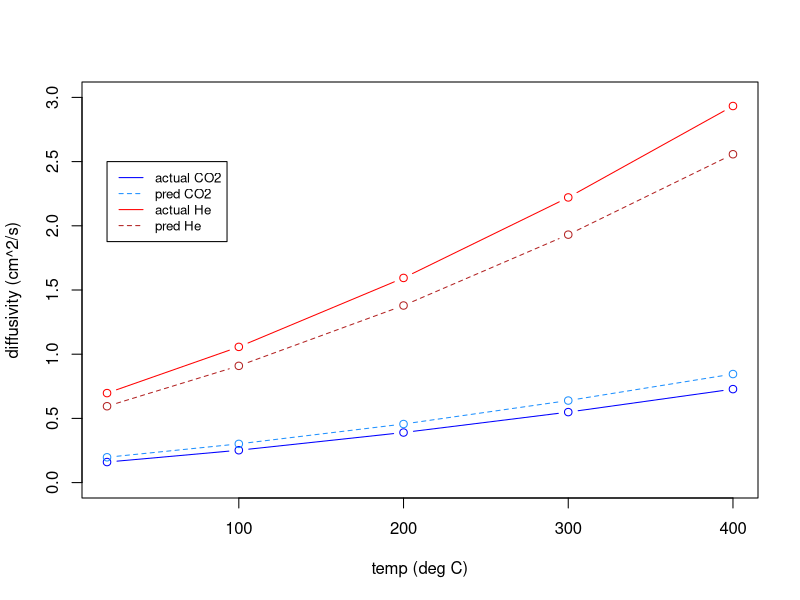

The R script that drew this image:
# get dataframe into desired form
# (https://www.engineeringtoolbox.com/air-diffusion-coefficient-gas-mixture-temperature-d_2010.html)
dat <- read.table("diffusion.dat")
dat <- t(dat)
cnames <-
  dat[1, ] # save molecular formula to be used as column names
dat <- matrix(as.double(dat), ncol = 8)

# clean data
dat <- dat[, -8]  # remove SF6
cnames <- cnames[-8] # remove SF6 from cnames
dat <- dat[-1, ]   # remove first row
dat <- dat[-1, ]  # remove 0 degree data since some missing

# label dataframe
temp <- c(20, 100, 200, 300, 400) # create vector to hold temp values
colnames(dat) <- cnames
rownames(dat) <- temp
# swap co2 and h2o columns
dat <- dat[, c("Ar", "CH4", "CO", "H2O", "H2", "CO2", "He")]
# swap cnames co2 and h2o
cnames = cnames[c(1,2,3,6,5,4,7)]

# add guessed features to dataframe
# molecular mass, kinetic diameter, dipole moment

# regression model yhat = t(x) %*% beta + nu
# x is feature vector

fdat <- matrix(ncol = 3, nrow = 7)
fdat <- data.frame(fdat, row.names = cnames)
colnames(fdat) <- c("MM", "KDiam", "Dipole")
# add molar mass (g/mol)
fdat["MM"] <- c(39.95, 16.04, 28.01, 18.02, 2.02, 44.02, 4.00)
# add kinetic diameter (picometer) (https://en.wikipedia.org/wiki/Kinetic_diameter)
fdat["KDiam"] <- c(340, 380, 376, 265, 289, 330, 260)
# add dipole moment (Debye) (https://cccbdb.nist.gov/diplistx.asp)
fdat["Dipole"] <- c(0, 0, 0.112, 1.855, 0, 0, 0)


# check rms of each feature; consider altering to make rms similar size
# regularize rmses
fdat[,"KDiam"]<- fdat[,"KDiam"]*(1/1000)
fdat["MM"] <- 1/sqrt(fdat["MM"])

rms <- function(x) sqrt(sum(x*x)/length(x))
# print out rms of features
for(i in 1:3) { 
  res <- rms(fdat[,i])
  print(paste0(colnames(fdat)[i]," = ", res))
}

ls1 <- lsfit(fdat[1:5,], t(dat[,1:5]), wt = NULL, intercept = TRUE, tolerance = 1e-07)

# check model result on co2 and He
fco2 <- as.numeric(cbind(1,fdat["CO2",]))
fhe <- as.numeric(cbind(1,fdat["He",]))

model1 <- t(ls1$coefficients)
rownames(model1) <- temp

pred_co2 <- model1 %*% fco2
pred_he <- model1 %*% fhe
actual_co2 <- dat[,"CO2"]
actual_he <- dat[,"He"]

library("pracma")
errCo2 <- rmserr(pred_co2,actual_co2)
errH2 <- rmserr(pred_he,actual_he)

# Plot actual versus predicted

# plot diffusion constant versus temp for the two species we'll predict, co2 and He

plot(
  temp,
  dat[, "CO2"],
  type = "b",
  ylab = "diffusivity (cm^2/s)",
  xlab = "temp (deg C)",
  ylim = c(0, 3),
  xlim = c(20, 400),
  col = "blue"
)
points(temp,pred_co2,type="b",col="dodgerblue", lty="dashed")
points(temp, dat[, "He"], type = "b", col = "red")
points(temp,pred_he,type="b", col="firebrick", lty = "dashed")

legend(
  20,
  2.5,
  legend = c("actual CO2", "pred CO2", "actual He", "pred He"),
  col = c("blue", "dodgerblue", "red", "firebrick"),
  lty = 1:2,
  cex = 0.8
)
dev.copy(jpeg, 'diffusivity_as_fxn_of_temp.jpg')
dev.off()